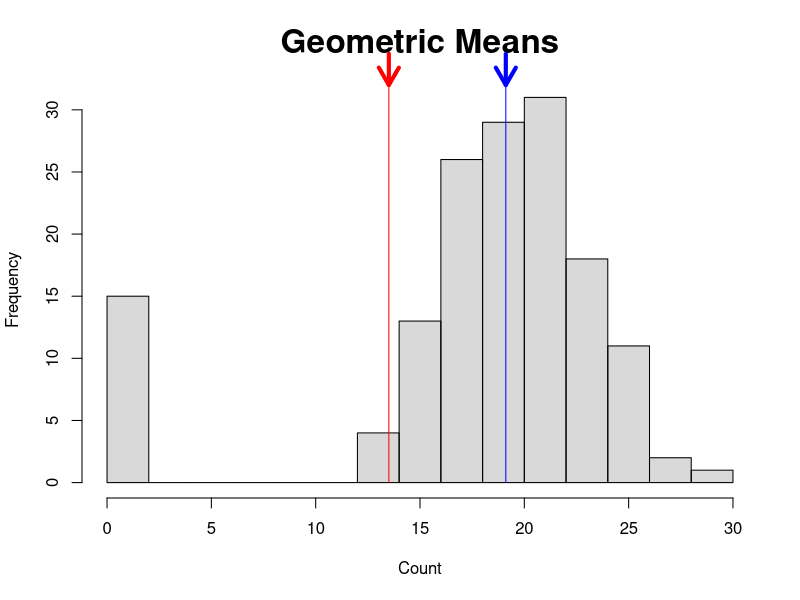
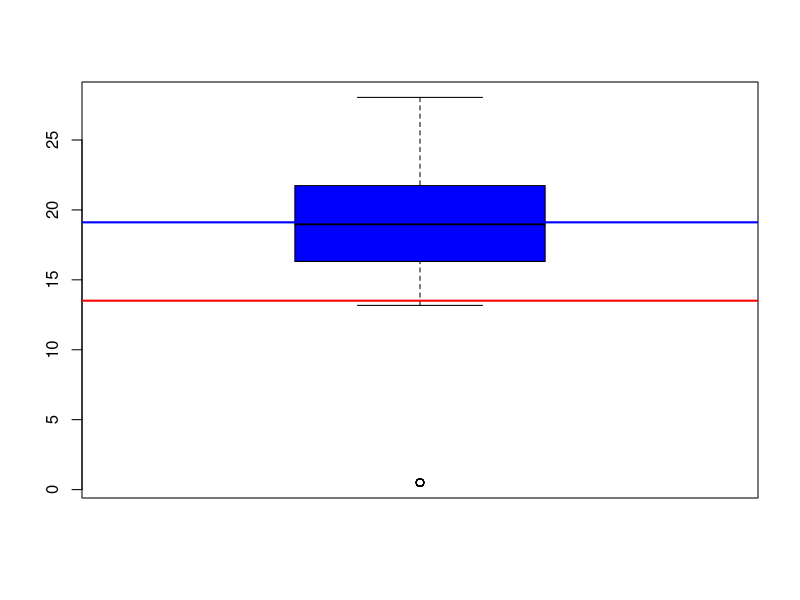

Generate these figures, in order, with R:
################################################################################ 
##### FigX.R
##### Author: Jia Rong Wu
##### jwu424 (at) gmail.com 
#####
##### DESCRIPTION: Generalized R script in order to generate supporting figures 
##### for the paper (insert name here). Generates miscellaneous figures.
##### 
##### USAGE: Rscript --vanilla FigX.R
##### 
##### LICENSE 
##### Copyright (c) 2016 Jia Rong Wu
##### 
##### Permission is hereby granted, free of charge, to any person obtaining a 
##### copy of this software and associated documentation files (the "Software"), 
##### to deal in the Software without restriction, including without limitation 
##### the rights to use, copy, modify, merge, publish, distribute, sublicense, 
##### and/or sell copies of the Software, and to permit persons to whom the 
##### Software is furnished to do so, subject to the following conditions:
##### 
##### The above copyright notice and this permission notice shall be included in 
##### all copies or substantial portions of the Software.
##### 
##### THE SOFTWARE IS PROVIDED "AS IS", WITHOUT WARRANTY OF ANY KIND, EXPRESS OR 
##### IMPLIED, INCLUDING BUT NOT LIMITED TO THE WARRANTIES OF MERCHANTABILITY, 
##### FITNESS FOR A PARTICULAR PURPOSE AND NONINFRINGEMENT. IN NO EVENT SHALL 
##### THE AUTHORS OR COPYRIGHT HOLDERS BE LIABLE FOR ANY CLAIM, DAMAGES OR OTHER 
##### LIABILITY, WHETHER IN AN ACTION OF CONTRACT, TORT OR OTHERWISE, ARISING 
##### FROM, OUT OF OR IN CONNECTION WITH THE SOFTWARE OR THE USE OR OTHER 
##### DEALINGS IN THE SOFTWARE.
################################################################################ 

library(psych)


figs.dir <- "../figures/"
gm.name <- paste(figs.dir, "Fig_Xa_gmeans_comparison.png",sep="")
png(gm.name)			# Save file in figures directory

##### Generate randomly drawn data 135 variates, mean of 20, std. dev of 3
x <- rnorm(n=135, m= 20, sd=3)
prior <- c(rep(0.5,15))
combined <- c(x,prior)				# Simulate 10% zero features in 150 numbers

list_histo <- hist(combined, col=c(rgb(0,0,0,0.15)), main="Geometric Means", xlab="Count", freq=TRUE,cex.main=2.0, breaks=15)

len <-max(list_histo$counts) + 1	# Describes how many values are in histogram (used for letter position and arrow positioning)
clip(0,100,0,100)					# Restricts the ablines to graph limits
arrow.len <- 2.5					# For length of the arrows
upper.bound <- 4					# Upper bound of Quantile 3
lower.bound <- 2					# Lower bound of Quantile 2

q.combined <- quantile(combined)	# Draw quantiles

##### NOTE: quantiles are formatted as such:
#####      0%      25%      50%      75%     100% 
##### 0.50000 17.26034 19.38153 21.07459 28.48562 
##### Therefore q.combined[4] refers to the upper 75%
##### and 		q.combined[2] refers to the lower 25%

##### Find the invariant set that fall within quantiles 2 and 3 
combined.invariant.set <- which(
	(combined < q.combined[upper.bound]) &
	(combined > q.combined[lower.bound])
)

##### Compute geometric means of both adjusted and non-adjusted variables
org.gmean <- geometric.mean(combined)
iqr.gmean <- geometric.mean(combined[combined.invariant.set])


##### Red is the NON-ADJUSTED GEOMETRIC MEAN
##### Blue is the Quantiles 2 and 3 ADJUSTED GEOMETRIC MEAN
abline(v=org.gmean, col="red")
abline(v=iqr.gmean, col="blue")
arrows(x0=org.gmean, y0=len+arrow.len, x1=org.gmean, y1=len,length = 0.2, col="red", lwd=4)
arrows(x0=iqr.gmean, y0=len+arrow.len, x1=iqr.gmean, y1=len,length = 0.2, col="blue", lwd=4)
dev.off()

bp.name <- paste(figs.dir, "Fig_Xb_boxplot_variables.png",sep="")
png(bp.name)
boxplot(combined, col="blue")
abline(iqr.gmean,0,col="blue", lwd=2)
abline(org.gmean,0,col="red",lwd=2)
dev.off()